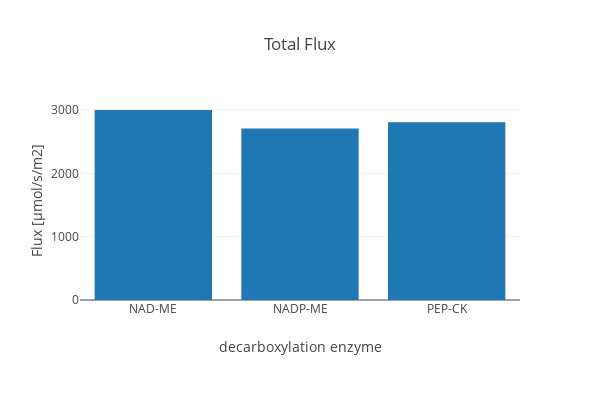

The notebook cell this image was saved under:
### Code cell
create_bar_plot_rxn(D_pfba, D_exp,
                    {'total':'Total',},
                    'Total Flux', xaxis_title,
                    stacked = True, save_fig=save_fig)

### Figure 1 — Plotly figure (JSON) as saved in the notebook; plotly's stock layout.template omitted (floating-point values rounded to 4 significant figures)
{"data": [{"marker": {"color": "#1f77b4"}, "name": "Total", "type": "bar", "uid": "87744802-b9d3-4034-aca6-e291ee927664", "x": ["NAD-ME", "NADP-ME", "PEP-CK"], "y": [2999.0, 2707.0, 2807.0]}], "layout": {"barmode": "stack", "height": 400, "margin": {"b": 100}, "title": {"text": "Total Flux"}, "width": 600, "xaxis": {"tickangle": 0, "title": {"text": "decarboxylation enzyme"}}, "yaxis": {"autorange": true, "title": {"text": "Flux [µmol/s/m2]"}}}}
